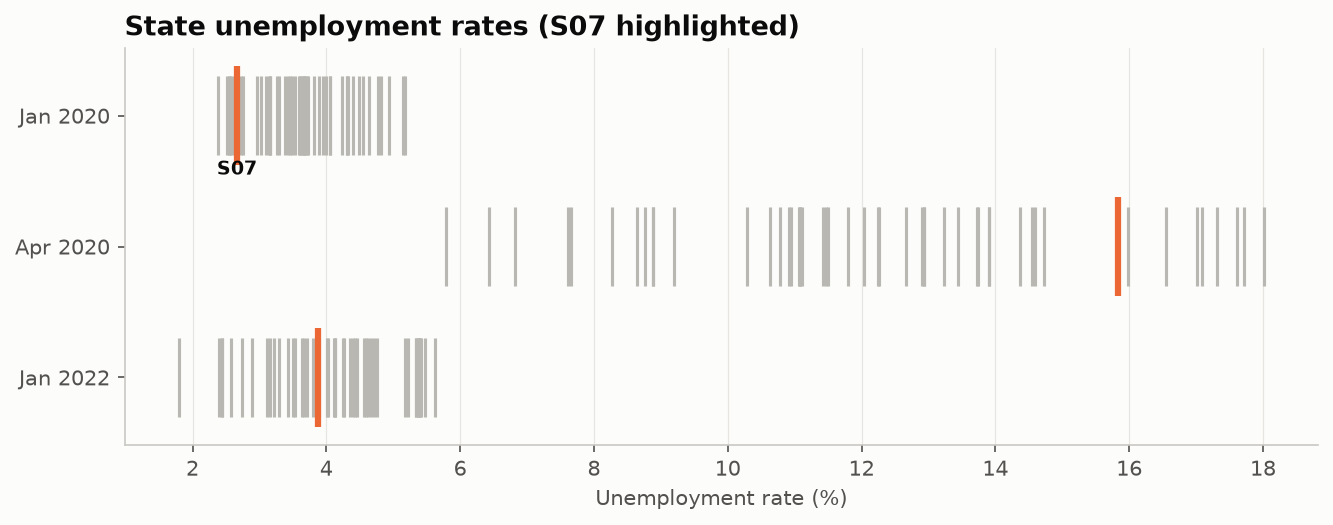

Recreate this plot in Python.
"""
Barcode Plot (Rug Plot)  -  family: Distribution

DESIGN PURPOSE
Draws each observation as a thin vertical tick on a line. It is a minimal,
high-resolution distribution display that also works well for placing one item
among the rest.

WHEN TO USE
  - Show exactly where individual values fall, for example to highlight one
    country among all of them
  - Show a compact distribution strip for dashboards and tables
  - Add a margin to a density or scatter plot

AVOID WHEN
  - There are many duplicate or close values (ticks overlap and hide counts)
  - The audience needs the shape (add a density curve)

ALTERNATIVES
  - Dot strip plot
  - Histogram
  - Beeswarm

EXAMPLE
Unemployment rate of 50 US-like states on three dates, highlighting one state.

Run:  python barcode_plot.py
"""
import sys
from pathlib import Path

import numpy as np
import pandas as pd
import matplotlib.pyplot as plt

# Library style: categorical colors in fixed order, recessive axes, hairline grid.
PALETTE = ["#2a78d6", "#eb6834", "#1baf7a", "#eda100",
           "#e87ba4", "#008300", "#6250d6", "#e34948"]
SEQ_CMAP = "Blues"      # sequential: one hue, light -> dark
DIV_CMAP = "RdBu_r"     # diverging: two opposite hues, neutral midpoint
GRAY = "#b8b7b1"        # de-emphasised marks
plt.rcParams.update({
    "figure.figsize": (8, 4.8), "figure.dpi": 110, "figure.facecolor": "#fcfcfb",
    "axes.facecolor": "#fcfcfb", "axes.edgecolor": "#c9c8c3", "axes.linewidth": 0.8,
    "axes.spines.top": False, "axes.spines.right": False,
    "axes.grid": True, "grid.color": "#e6e5e1", "grid.linewidth": 0.6, "axes.axisbelow": True,
    "axes.prop_cycle": plt.cycler(color=PALETTE),
    "axes.titlesize": 13, "axes.titleweight": "bold", "axes.titlelocation": "left",
    "axes.labelcolor": "#52514e", "xtick.color": "#52514e", "ytick.color": "#52514e",
    "text.color": "#0b0b0b", "font.size": 10, "lines.linewidth": 2,
    "legend.frameon": False,
})

# --- Example data ------------------------------------------------------------
rng = np.random.default_rng(41)
dates = ["Jan 2020", "Apr 2020", "Jan 2022"]
centers = [3.6, 13.0, 4.2]
spreads = [0.8, 3.5, 1.0]
df = pd.concat([pd.DataFrame({"date": d, "state": [f"S{i:02d}" for i in range(50)],
                              "rate": rng.normal(c, s, 50).clip(1.5)})
                for d, c, s in zip(dates, centers, spreads)], ignore_index=True)
focus = "S07"
df[df["state"] == focus]

# --- Plot --------------------------------------------------------------------
fig, ax = plt.subplots(figsize=(9, 3.6))
for y, d in enumerate(dates):
    g = df[df["date"] == d]
    ax.vlines(g["rate"], y - 0.3, y + 0.3, color=GRAY, linewidth=1.5)
    f = g[g["state"] == focus]["rate"].iloc[0]
    ax.vlines(f, y - 0.38, y + 0.38, color=PALETTE[1], linewidth=3)
    if y == 0:
        ax.text(f, y + 0.45, focus, ha="center", fontsize=9, color="#0b0b0b", weight="bold")
ax.set_yticks(range(len(dates)), dates)
ax.invert_yaxis()
ax.set_xlabel("Unemployment rate (%)")
ax.set_title(f"State unemployment rates ({focus} highlighted)")
ax.grid(axis="y", visible=False)
fig.tight_layout()

# --- Save / show -------------------------------------------------------------
out = Path(__file__).with_name(Path(__file__).stem + ".png")
fig.savefig(out, dpi=150, bbox_inches="tight")
print(f"saved {out}")
if "--no-show" not in sys.argv:
    plt.show()
